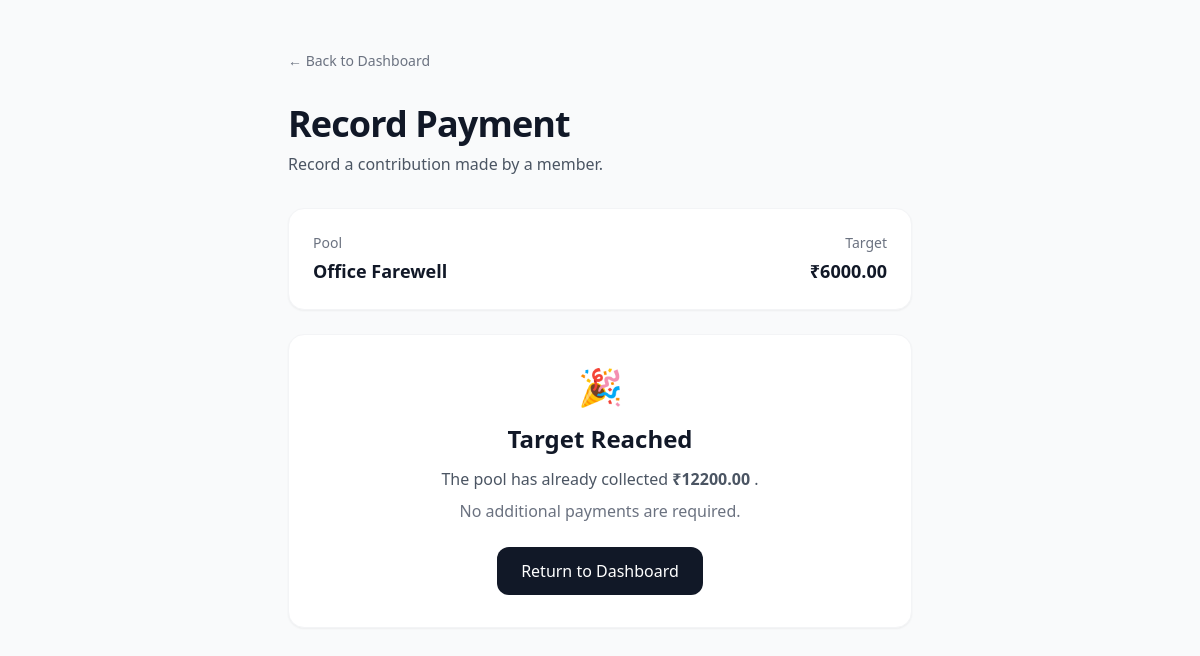
The page /payment/add/ on the database as committed earlier.
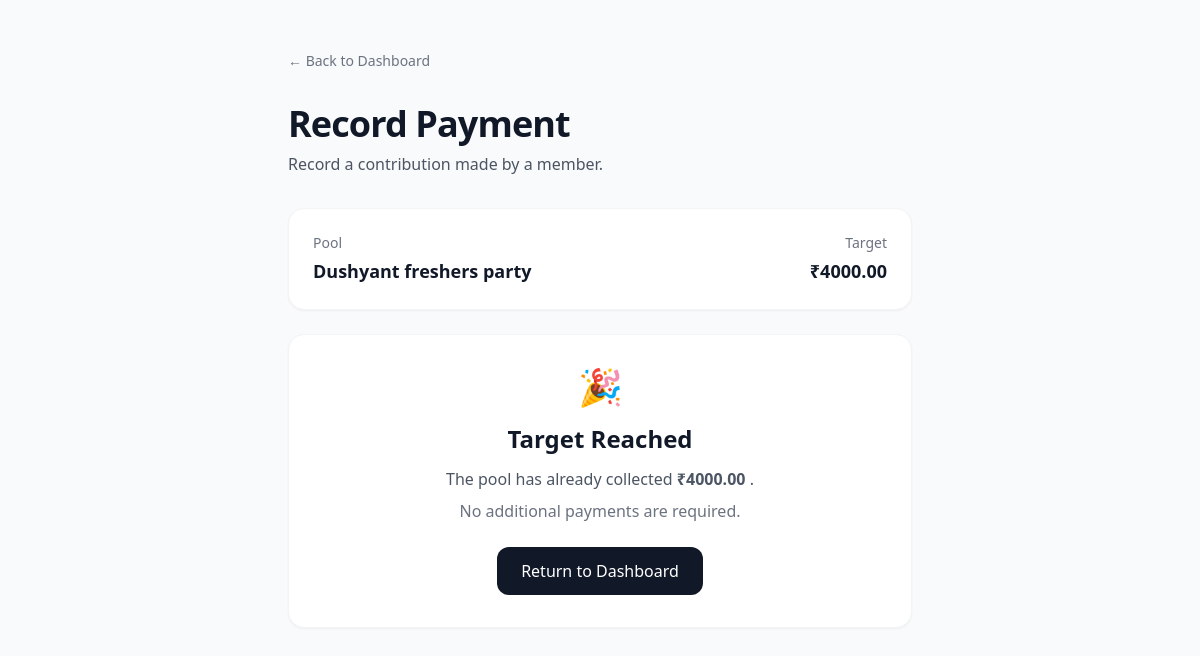
The same page on the database as committed later.
### pool/models.py (models this page shows, shortened)
class Pool(models.Model):
    name = models.CharField(max_length=200)
    target_amount = models.DecimalField(
        max_digits=10,
        decimal_places=2
    )
    created_at = models.DateTimeField(auto_now_add=True)
    @property
    def total_collected(self):
        return sum(
            payment.amount
            for member in self.members.all()
            for payment in member.payments.all()
        )

class Member(models.Model):
    pool = models.ForeignKey(
        Pool,
        on_delete=models.CASCADE,
        related_name="members"
    )
    name = models.CharField(max_length=100)

class Payment(models.Model):
    member = models.ForeignKey(
        Member,
        on_delete=models.CASCADE,
        related_name="payments"
    )
    amount = models.DecimalField(
        max_digits=10,
        decimal_places=2
    )
    created_at = models.DateTimeField(auto_now_add=True)

### pool/views.py (the view)
def record_payment(request):
    pool = get_active_pool(request)
    if not pool:
        return redirect("create_pool")
    if request.method == "POST":
        form = PaymentForm(request.POST)
        form.fields["member"].queryset = pool.members.all()
        if form.is_valid():
            payment = form.save(commit=False)
            if payment.member.pool_id != pool.id:
                form.add_error(
                    "member",
                    "Invalid member selected.",
                )
            else:
                remaining = (
                    pool.target_amount
                    - pool.total_collected
                )
                if remaining <= 0:
                    form.add_error(
                        "amount",
                        "The pool is already fully funded. "
                        "No more payments are required.",
                    )
                elif payment.amount > remaining:
                    form.add_error(
                        "amount",
                        f"Only ₹{remaining:.2f} is remaining "
                        "to reach the target.",
                    )
                else:
                    payment.save()
                    return redirect("dashboard")
    else:
        form = PaymentForm()
        form.fields["member"].queryset = pool.members.all()
    return render(
        request,
        "pool/record_payment.html",
        {
            "form": form,
            "pool": pool,
        },
    )

### pool/views.py (called while the page is built)
def get_active_pool(request):
    pool_id = request.session.get("active_pool_id")
    if pool_id:
        pool = Pool.objects.filter(id=pool_id).first()
        if pool:
            return pool
    return Pool.objects.order_by("-created_at").first()

### templates/pool/record_payment.html (shortened to what this page needs)
<!DOCTYPE html>
<html lang="en">
<head>
    <script src="https://cdn.tailwindcss.com"></script>
</head>
<body class="bg-gray-50 text-gray-900">
    <div class="max-w-2xl mx-auto px-6 py-12">
        <a
            href="{% url 'dashboard' %}"
            class="text-gray-500 hover:text-gray-900 text-sm"
        >
            ← Back to Dashboard
        </a>
        <div class="mt-8 mb-8">
            <h1 class="text-4xl font-bold tracking-tight">
                Record Payment
            </h1>
            <p class="text-gray-600 mt-2">
                Record a contribution made by a member.
            </p>
        </div>
        <div class="bg-white rounded-2xl border border-gray-100 shadow-sm p-6 mb-6">
            <div class="flex items-center justify-between gap-6">
                <div>
                    <p class="text-sm text-gray-500">
                        Pool
                    </p>
                    <p class="text-lg font-semibold mt-1">
                        {{ pool.name }}
                    </p>
                </div>
                <div class="text-right">
                    <p class="text-sm text-gray-500">
                        Target
                    </p>
                    <p class="text-lg font-semibold mt-1">
                        ₹{{ pool.target_amount|floatformat:2 }}
                    </p>
                </div>
            </div>
        </div>
        {% if pool.total_collected >= pool.target_amount %}
            <div class="bg-white rounded-2xl border border-gray-100 shadow-sm p-8">
                <div class="text-center">
                    <div class="text-4xl mb-4">
                        🎉
                    </div>
                    <h2 class="text-2xl font-bold">
                        Target Reached
                    </h2>
                    <p class="text-gray-600 mt-3">
                        The pool has already collected
                        <strong>
                            ₹{{ pool.total_collected|floatformat:2 }}
                        </strong>.
                    </p>
                    <p class="text-gray-500 mt-2">
                        No additional payments are required.
                    </p>
                    <a
                        href="{% url 'dashboard' %}"
                        class="inline-block mt-6 bg-gray-900 text-white px-6 py-3 rounded-xl font-medium hover:bg-gray-800 transition"
                    >
                        Return to Dashboard
                    </a>
                </div>
            </div>
        {% endif %}
    </div>
</body>
</html>

Rows that differ between the two databases and show on the page:
no longer on this page (row unchanged): Pool: name "Office Farewell", target_amount "6000.00", total_collected "12200.00"
added Pool: name "Dushyant freshers party", target_amount "4000.00", total_collected "4000.00"
